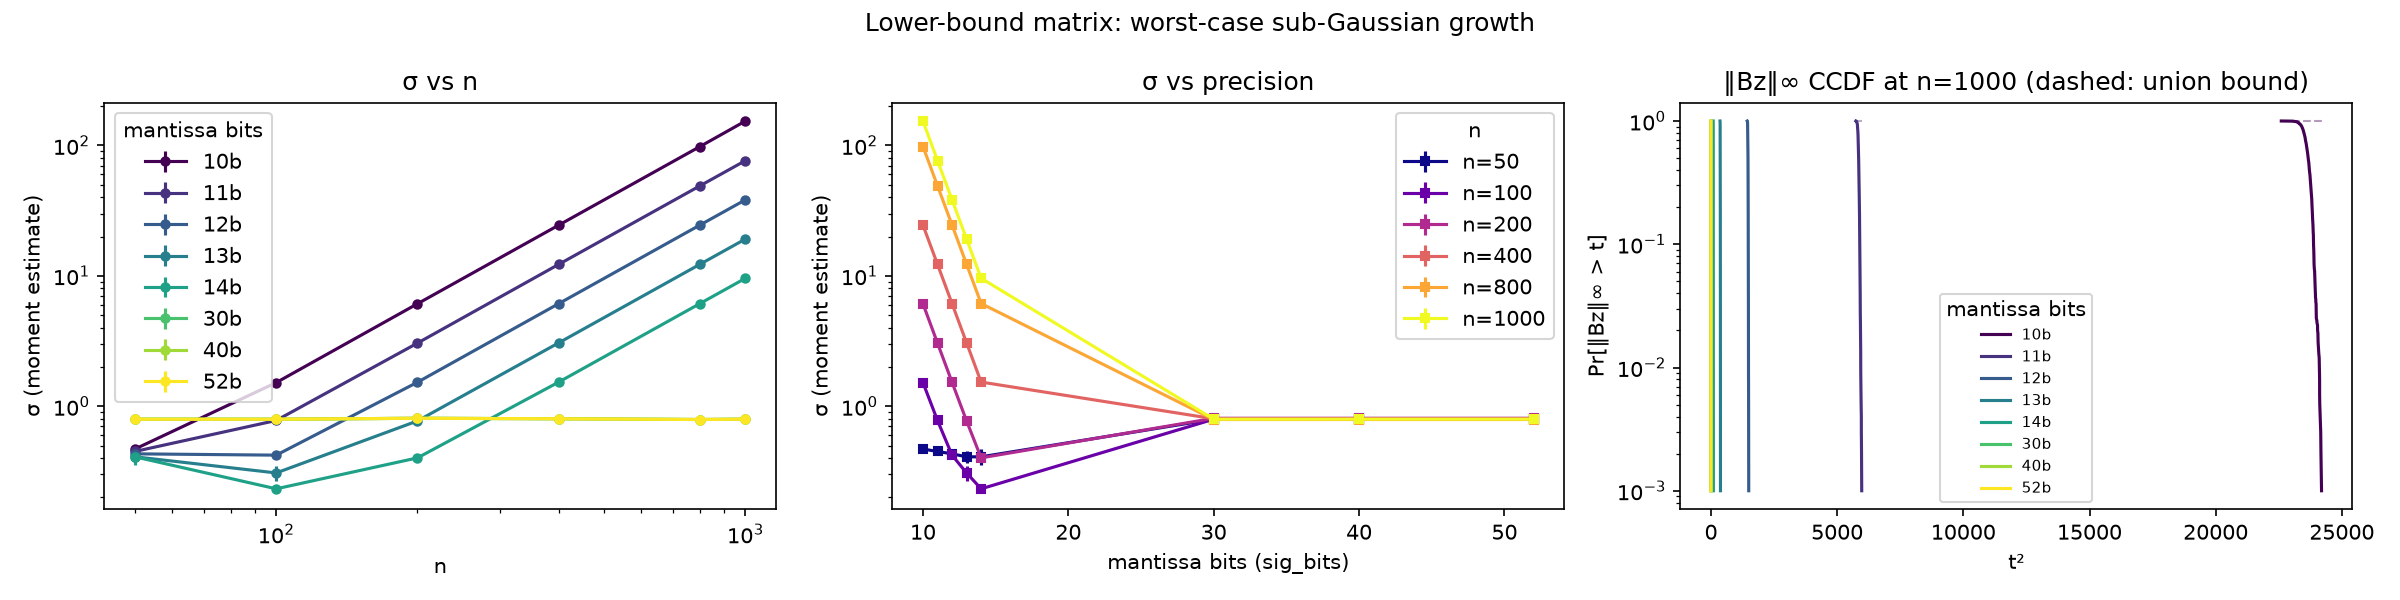

Recreate this plot in Python.
"""Lower-bound matrix from Theorem 4.1 and GSW sub-Gaussianity ablation.

The matrix has unit-norm columns v_i = (e_0 + e_i) / sqrt(2) in R^{n+1}.
The walk injects a bounded adversarial error a = 2^{-sig_bits} into every
active non-pivot coordinate during the first L = floor(n/4) iterations,
which makes the e_0 discrepancy Omega(a n^2).  Sweeping n and the effective
precision exposes the unavoidable n^2 * 2^{-sig_bits} growth.

Usage:
    python lower_bound_sweep.py
    python lower_bound_sweep.py --n 50 100 200 400 800 1000 --sig-bits 10 11 12 13 14 20 30 40 52 --num-samples 200
"""

import os
os.environ.setdefault("chop_backend", "numpy")
# single-threaded BLAS so any parallel work does not oversubscribe the cores
for _v in ("OPENBLAS_NUM_THREADS", "OMP_NUM_THREADS", "MKL_NUM_THREADS"):
    os.environ.setdefault(_v, "1")

import argparse
from typing import Callable
import matplotlib
matplotlib.use("Agg")  # non-interactive: save figures, never pop up a window
import matplotlib.pyplot as plt
import numpy as np
from tqdm import tqdm

import lpla
from precision_sweep import _subgaussian_sigma, _plot_inf_norm_ccdf


def lower_bound_matrix(n: int) -> np.ndarray:
    """B in R^{(n+1) x n} with columns v_i = (e_0 + e_i) / sqrt(2)."""
    B = np.zeros((n + 1, n))
    c = 1.0 / np.sqrt(2.0)
    B[0, :] = c
    B[1:, :] = np.eye(n) * c
    return B


def lower_bound_walk(
    B: np.ndarray,
    a: float,
    chop: Callable | None = None,
    seed: int | None = None,
) -> np.ndarray:
    """One GSW rollout on the lower-bound matrix with adversarial error a.

    The construction follows Theorem 4.1: for the first L = floor(n/4)
    iterations, every active non-pivot coordinate receives an additive
    error a; the pivot and frozen coordinates receive none.  This produces
    an e_0 discrepancy of Theta(a n^2) when a is small enough.
    """
    m, n = B.shape
    r = chop if chop is not None else lambda x: x
    B0 = np.asarray(B, dtype=float)
    B = r(B0.copy())
    rng = np.random.default_rng(seed)
    z = np.zeros(n)
    L = n // 4

    for t in range(n):
        active = np.where(np.abs(z) < 1 - 1e-9)[0]
        k = active.size
        if k == 0:
            break

        p = active[0]
        free = active[active != p]

        u = np.zeros(n)
        u[p] = 1.0
        u[free] = float(r(np.array(-1.0 / k)))
        u = r(u)

        # feasible interval for the active coordinates, exactly as in gsw.py
        z_a = z[active]
        u_a = u[active]
        r1 = r((-1.0 - z_a) / u_a)
        r2 = r((1.0 - z_a) / u_a)
        lo = r(np.minimum(r1, r2))
        hi = r(np.maximum(r1, r2))
        delta_min = float(r(np.array(np.max(lo))))
        delta_max = float(r(np.array(np.min(hi))))
        total = float(r(np.array(abs(delta_max) + abs(delta_min))))
        if total < 1e-15:
            break

        prob = float(r(np.array(abs(delta_min) / total)))
        delta = delta_max if rng.random() < prob else delta_min
        delta = float(r(np.array(delta)))

        # ideal GSW step
        z = r(z + r(delta * u))
        # deterministic adversarial error e_t for the first L iterations
        if t < L:
            z[free] = r(z[free] + a)

        # freeze anything that hit a boundary
        z = r(np.where(np.abs(z) > 1 - 1e-9, np.sign(z), z))

    # final Bz measured in full float64 (row 0 is the e_0 projection)
    return B0 @ z


def _valid_for_adversarial(n: int, sig_bits: int) -> bool:
    """Error a = 2^{-sig_bits} must satisfy a < 1/(8n) for the construction."""
    a = 2.0 ** (-sig_bits)
    return a * 8.0 * n < 1.0


def lower_bound_sweep(
    n_values: list[int] | None = None,
    sig_bits_values: list[int] | None = None,
    num_samples: int = 1000,
    save_path: str = "lower_bound_sweep.png",
) -> None:
    """Run the lower-bound matrix across n and mantissa bit widths."""
    if n_values is None:
        n_values = [50, 100, 200, 400, 800, 1000]
    if sig_bits_values is None:
        sig_bits_values = [10, 11, 12, 13, 14, 30, 40, 52]

    fig, (ax_n, ax_bits, ax_cc) = plt.subplots(1, 3, figsize=(16, 4))
    fig.suptitle("Lower-bound matrix: worst-case sub-Gaussian growth")

    # single pass over all (sig_bits, n) configs; reuse for every panel
    bz_samples = {}
    for sig_bits in tqdm(sig_bits_values, desc="sig_bits"):
        a = 2.0 ** (-sig_bits)
        chop = None if sig_bits == 52 else lpla.make_round(sig_bits)
        for n in n_values:
            B = lower_bound_matrix(n)
            bz_samples[(sig_bits, n)] = np.stack([
                lower_bound_walk(B, a, chop, seed=n + 12345 + s)
                for s in range(num_samples)
            ], axis=1)  # (m, num_samples)

    def sigma_est(bz):
        vals = bz[0]  # e_0 projection
        sm, _ = _subgaussian_sigma(vals)
        k = min(5, len(vals))
        fold_sigmas = [_subgaussian_sigma(fold)[0] for fold in np.array_split(vals, k)]
        return sm, float(np.std(fold_sigmas))

    # left plot: sigma vs n for each sig_bits
    colors = plt.cm.viridis(np.linspace(0, 1, len(sig_bits_values)))
    for sig_bits, col in zip(sig_bits_values, colors):
        sigmas, sigma_errs = [], []
        for n in n_values:
            sm, sm_err = sigma_est(bz_samples[(sig_bits, n)])
            sigmas.append(sm)
            sigma_errs.append(sm_err)
        ax_n.errorbar(n_values, sigmas, yerr=sigma_errs, marker="o", markersize=4, color=col, label=f"{sig_bits}b")

    ax_n.set_xlabel("n")
    ax_n.set_ylabel("σ (moment estimate)")
    ax_n.set_title("σ vs n")
    ax_n.set_xscale("log")
    ax_n.set_yscale("log")
    ax_n.legend(title="mantissa bits")

    # middle plot: sigma vs sig_bits for each n
    colors = plt.cm.plasma(np.linspace(0, 1, len(n_values)))
    for n, col in zip(n_values, colors):
        sigmas, sigma_errs = [], []
        for sig_bits in sig_bits_values:
            sm, sm_err = sigma_est(bz_samples[(sig_bits, n)])
            sigmas.append(sm)
            sigma_errs.append(sm_err)
        ax_bits.errorbar(sig_bits_values, sigmas, yerr=sigma_errs, marker="s", markersize=4, color=col, label=f"n={n}")

    ax_bits.set_xlabel("mantissa bits (sig_bits)")
    ax_bits.set_ylabel("σ (moment estimate)")
    ax_bits.set_title("σ vs precision")
    ax_bits.set_yscale("log")
    ax_bits.legend(title="n")

    # right plot: ||Bz||_inf CCDF per sig_bits at the largest n
    n_max = max(n_values)
    colors = plt.cm.viridis(np.linspace(0, 1, len(sig_bits_values)))
    for sig_bits, col in zip(sig_bits_values, colors):
        _plot_inf_norm_ccdf(ax_cc, bz_samples[(sig_bits, n_max)],
                            f"{sig_bits}b", col)
    ax_cc.set_yscale("log")
    ax_cc.set_xlabel("t²")
    ax_cc.set_ylabel("Pr[‖Bz‖∞ > t]")
    ax_cc.set_title(f"‖Bz‖∞ CCDF at n={n_max} (dashed: union bound)")
    ax_cc.legend(title="mantissa bits", fontsize=7)

    fig.tight_layout()
    fig.savefig(save_path, dpi=150)
    plt.close(fig)
    print(f"saved {save_path}")


if __name__ == "__main__":
    parser = argparse.ArgumentParser(
        description="Lower-bound matrix GSW sub-Gaussianity ablation"
    )
    parser.add_argument(
        "--n", type=int, nargs="+", default=None,
        help="list of n values (default: 50 100 200 400 800 1000)"
    )
    parser.add_argument(
        "--sig-bits", type=int, nargs="+", default=None,
        help="list of mantissa bit widths (default: 10 11 12 13 14 20 30 40 52)"
    )
    parser.add_argument(
        "--num-samples", type=int, default=1000,
        help="independent GSW walks per (n, sig_bits) pair"
    )
    parser.add_argument("--save", default="lower_bound_sweep.png",
                        help="output plot path")
    args = parser.parse_args()

    lower_bound_sweep(
        n_values=args.n,
        sig_bits_values=args.sig_bits,
        num_samples=args.num_samples,
        save_path=args.save,
    )
